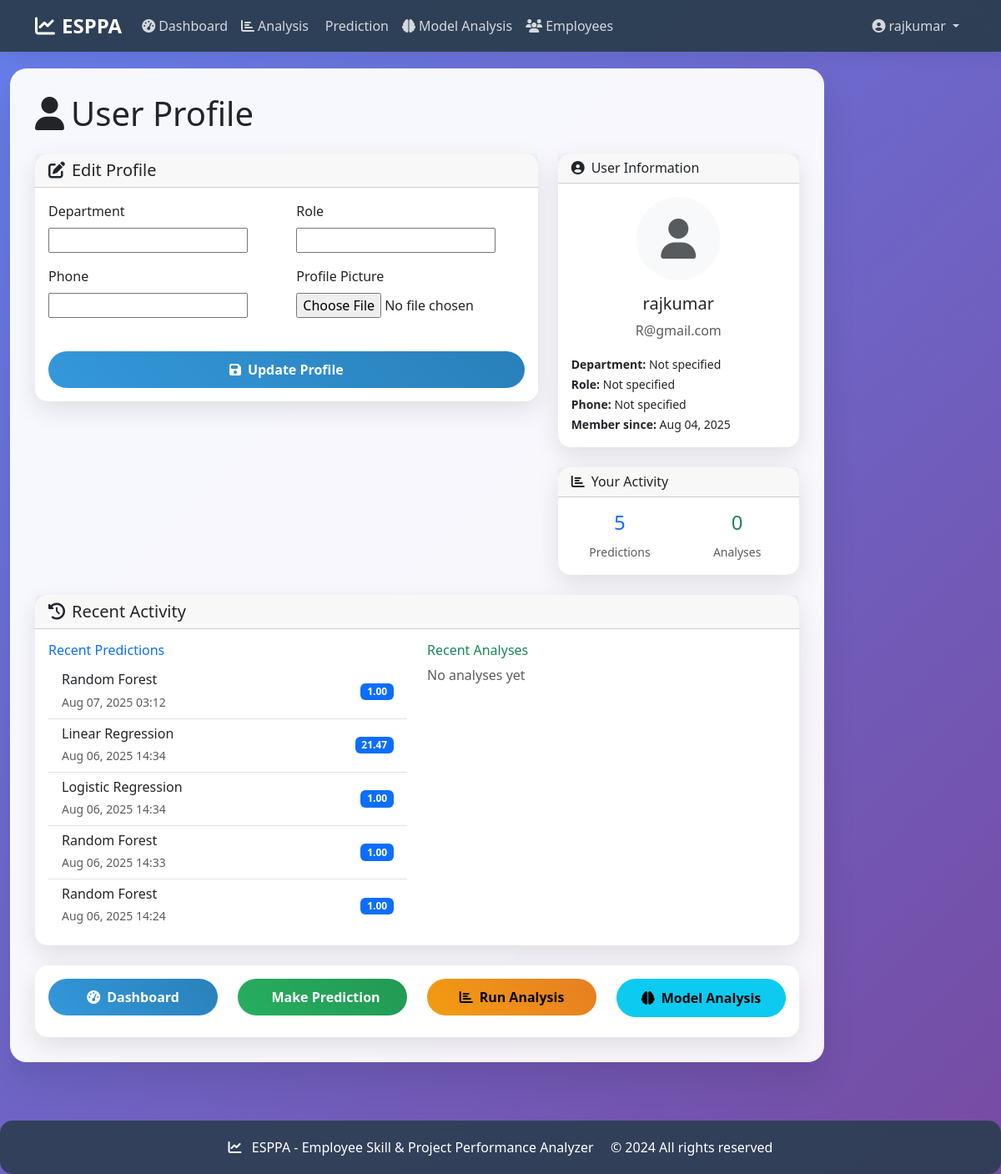
Page /profile/ (signed in) on the committed database.
### analyzer/models.py (models this page shows, shortened)
class UserProfile(models.Model):
    user = models.OneToOneField(User, on_delete=models.CASCADE)
    department = models.CharField(max_length=100, blank=True)
    role = models.CharField(max_length=100, blank=True)
    phone = models.CharField(max_length=20, blank=True)
    profile_picture = models.ImageField(upload_to='profile_pics/', null=True, blank=True)
    created_at = models.DateTimeField(auto_now_add=True)
    updated_at = models.DateTimeField(auto_now=True)

class Prediction(models.Model):
    MODEL_TYPES = [
        ('random_forest', 'Random Forest'),
        ('logistic_regression', 'Logistic Regression'),
        ('linear_regression', 'Linear Regression'),
    ]
    model_type = models.CharField(max_length=20, choices=MODEL_TYPES)
    input_data = models.JSONField()
    prediction_result = models.FloatField()
    confidence_score = models.FloatField(null=True, blank=True)
    accuracy = models.FloatField(null=True, blank=True)
    error_rate = models.FloatField(null=True, blank=True)
    created_by = models.ForeignKey(User, on_delete=models.CASCADE)
    created_at = models.DateTimeField(auto_now_add=True)
    class Meta:
        ordering = ['-created_at']

### analyzer/views.py (the view)
# urls.py: path('profile/', views.profile_view, name='profile'),
@login_required
def profile_view(request):
    userprofile, created = UserProfile.objects.get_or_create(user=request.user)
    if request.method == 'POST':
        form = UserProfileForm(request.POST, request.FILES, instance=userprofile)
        if form.is_valid():
            form.save()
            messages.success(request, 'Profile updated successfully!')
            return redirect('profile')
    else:
        form = UserProfileForm(instance=userprofile)
    recent_predictions = Prediction.objects.filter(created_by=request.user).order_by('-created_at')[:10]
    recent_analyses = Analysis.objects.filter(created_by=request.user).order_by('-created_at')[:10]
    context = {
        'form': form,
        'recent_predictions': recent_predictions,
        'recent_analyses': recent_analyses,
    }
    return render(request, 'analyzer/profile.html', context)

### analyzer/forms.py
class UserProfileForm(forms.ModelForm):
    class Meta:
        model = UserProfile
        fields = ['department', 'role', 'phone', 'profile_picture']

### templates/analyzer/profile.html (shortened to what this page needs)
{% extends 'base.html' %}
{% load crispy_forms_tags %}
{% block content %}
<div class="row">
    <div class="col-12">
        <h1 class="mb-4">
            <i class="fas fa-user me-2"></i>User Profile
        </h1>
    </div>
</div>
<div class="row">
    <div class="col-md-8">
        <div class="card">
            <div class="card-header">
                <h5 class="card-title mb-0">
                    <i class="fas fa-edit me-2"></i>Edit Profile
                </h5>
            </div>
            <div class="card-body">
                <form method="post" enctype="multipart/form-data" novalidate>
                    <div class="row">
                        <div class="col-md-6">
                            <div class="mb-3">
                                <label for="{{ form.department.id_for_label }}" class="form-label">Department</label>
                                {{ form.department }}
                            </div>
                        </div>
                        <div class="col-md-6">
                            <div class="mb-3">
                                <label for="{{ form.role.id_for_label }}" class="form-label">Role</label>
                                {{ form.role }}
                            </div>
                        </div>
                    </div>
                    <div class="row">
                        <div class="col-md-6">
                            <div class="mb-3">
                                <label for="{{ form.phone.id_for_label }}" class="form-label">Phone</label>
                                {{ form.phone }}
                            </div>
                        </div>
                        <div class="col-md-6">
                            <div class="mb-3">
                                <label for="{{ form.profile_picture.id_for_label }}" class="form-label">Profile Picture</label>
                                {{ form.profile_picture }}
                            </div>
                        </div>
                    </div>
                    <div class="d-grid gap-2 mt-4">
                        <button type="submit" class="btn btn-primary">
                            <i class="fas fa-save me-2"></i>Update Profile
                        </button>
                    </div>
                </form>
            </div>
        </div>
    </div>
    <div class="col-md-4">
        <div class="card mb-4">
            <div class="card-header">
                <h6 class="card-title mb-0">
                    <i class="fas fa-user-circle me-2"></i>User Information
                </h6>
            </div>
            <div class="card-body text-center">
                {% if user.userprofile.profile_picture %}
                    <img src="{{ user.userprofile.profile_picture.url }}"
                         alt="Profile Picture"
                         class="rounded-circle mb-3"
                         style="width: 100px; height: 100px; object-fit: cover;">
                {% else %}
                    <div class="bg-light rounded-circle d-inline-flex align-items-center justify-content-center mb-3"
                         style="width: 100px; height: 100px;">
                        <i class="fas fa-user fa-3x text-muted"></i>
                    </div>
                {% endif %}
                <h5>{{ user.get_full_name|default:user.username }}</h5>
                <p class="text-muted">{{ user.email }}</p>
                <div class="row text-start">
                    <div class="col-12">
                        <small><strong>Department:</strong> {{ user.userprofile.department|default:"Not specified" }}</small><br>
                        <small><strong>Role:</strong> {{ user.userprofile.role|default:"Not specified" }}</small><br>
                        <small><strong>Phone:</strong> {{ user.userprofile.phone|default:"Not specified" }}</small><br>
                        <small><strong>Member since:</strong> {{ user.date_joined|date:"M d, Y" }}</small>
                    </div>
                </div>
            </div>
        </div>
        <div class="card">
            <div class="card-header">
                <h6 class="card-title mb-0">
                    <i class="fas fa-chart-bar me-2"></i>Your Activity
                </h6>
            </div>
            <div class="card-body">
                <div class="row text-center">
                    <div class="col-6">
                        <div class="h4 text-primary">{{ user.prediction_set.count }}</div>
                        <small class="text-muted">Predictions</small>
                    </div>
                    <div class="col-6">
                        <div class="h4 text-success">{{ user.analysis_set.count }}</div>
                        <small class="text-muted">Analyses</small>
                    </div>
                </div>
            </div>
        </div>
    </div>
</div>
<div class="row mt-4">
    <div class="col-12">
        <div class="card">
            <div class="card-header">
                <h5 class="card-title mb-0">
                    <i class="fas fa-history me-2"></i>Recent Activity
                </h5>
            </div>
            <div class="card-body">
                <div class="row">
                    <div class="col-md-6">
                        <h6 class="text-primary">Recent Predictions</h6>
                        {% if user.prediction_set.all %}
                            <div class="list-group list-group-flush">
                                {% for prediction in user.prediction_set.all|slice:":5" %}
                                <div class="list-group-item">
                                    <div class="d-flex justify-content-between align-items-center">
                                        <div>
                                            <h6 class="mb-1">{{ prediction.get_model_type_display }}</h6>
                                            <small class="text-muted">{{ prediction.created_at|date:"M d, Y H:i" }}</small>
                                        </div>
                                        <span class="badge bg-primary">{{ prediction.prediction_result|floatformat:2 }}</span>
                                    </div>
                                </div>
                                {% endfor %}
                            </div>
                        {% else %}
                            <p class="text-muted">No predictions yet</p>
                        {% endif %}
                    </div>
                    <div class="col-md-6">
                        <h6 class="text-success">Recent Analyses</h6>
                        {% if user.analysis_set.all %}
                            <div class="list-group list-group-flush">
                                {% for analysis in user.analysis_set.all|slice:":5" %}
                                <div class="list-group-item">
                                    <div class="d-flex justify-content-between align-items-center">
                                        <div>
                                            <h6 class="mb-1">{{ analysis.get_analysis_type_display }}</h6>
                                            <small class="text-muted">{{ analysis.created_at|date:"M d, Y H:i" }}</small>
                                        </div>
                                        <span class="badge bg-success">{{ analysis.chart_type|title }}</span>
                                    </div>
                                </div>
                                {% endfor %}
                            </div>
                        {% else %}
                            <p class="text-muted">No analyses yet</p>
                        {% endif %}
                    </div>
                </div>
            </div>
        </div>
    </div>
</div>
<div class="row mt-4">
    <div class="col-12">
        <div class="card">
            <div class="card-body">
                <div class="row">
                    <div class="col-md-3 mb-2">
                        <a href="{% url 'dashboard' %}" class="btn btn-primary w-100">
                            <i class="fas fa-tachometer-alt me-2"></i>Dashboard
                        </a>
                    </div>
                    <div class="col-md-3 mb-2">
                        <a href="{% url 'prediction' %}" class="btn btn-success w-100">
                            Make Prediction
                        </a>
                    </div>
                    <div class="col-md-3 mb-2">
                        <a href="{% url 'analysis' %}" class="btn btn-warning w-100">
                            <i class="fas fa-chart-bar me-2"></i>Run Analysis
                        </a>
                    </div>
                    <div class="col-md-3 mb-2">
                        <a href="{% url 'model_analysis' %}" class="btn btn-info w-100">
                            <i class="fas fa-brain me-2"></i>Model Analysis
                        </a>
                    </div>
                </div>
            </div>
        </div>
    </div>
</div>
{% endblock %}

### templates/base.html (shortened to what this page needs)
<!DOCTYPE html>
<html lang="en">
<head>
    <link href="https://cdn.jsdelivr.net/npm/bootstrap@5.3.0/dist/css/bootstrap.min.css" rel="stylesheet">
    <link rel="stylesheet" href="https://cdnjs.cloudflare.com/ajax/libs/font-awesome/6.4.0/css/all.min.css">
</head>
<body>
    <nav class="navbar navbar-expand-lg navbar-dark">
        <div class="container">
            <a class="navbar-brand" href="{% url 'dashboard' %}">
                <i class="fas fa-chart-line me-2"></i>ESPPA
            </a>
            <div class="collapse navbar-collapse" id="navbarNav">
                <ul class="navbar-nav me-auto">
                    <li class="nav-item">
                        <a class="nav-link" href="{% url 'dashboard' %}">
                            <i class="fas fa-tachometer-alt me-1"></i>Dashboard
                        </a>
                    </li>
                    <li class="nav-item">
                        <a class="nav-link" href="{% url 'analysis' %}">
                            <i class="fas fa-chart-bar me-1"></i>Analysis
                        </a>
                    </li>
                    <li class="nav-item">
                        <a class="nav-link" href="{% url 'prediction' %}">
                            Prediction
                        </a>
                    </li>
                    <li class="nav-item">
                        <a class="nav-link" href="{% url 'model_analysis' %}">
                            <i class="fas fa-brain me-1"></i>Model Analysis
                        </a>
                    </li>
                    <li class="nav-item">
                        <a class="nav-link" href="{% url 'employee_list' %}">
                            <i class="fas fa-users me-1"></i>Employees
                        </a>
                    </li>
                </ul>
                <ul class="navbar-nav">
                    {% if user.is_authenticated %}
                        <li class="nav-item dropdown">
                            <a class="nav-link dropdown-toggle" href="#" id="navbarDropdown" role="button" data-bs-toggle="dropdown">
                                <i class="fas fa-user-circle me-1"></i>{{ user.username }}
                            </a>
                        </li>
                    {% endif %}
                </ul>
            </div>
        </div>
    </nav>
    <div class="container-fluid">
        <div class="row">
            <div class="col-md-{% if user.is_authenticated %}9 col-lg-10{% else %}12{% endif %}">
                <div class="main-content mx-auto">
                    {% block content %}
                    {% endblock %}
                </div>
            </div>
        </div>
    </div>
    <footer class="footer">
        <div class="container">
            <p class="mb-0">
                <i class="fas fa-chart-line me-2"></i>
                ESPPA - Employee Skill & Project Performance Analyzer
                <span class="ms-3">© 2024 All rights reserved</span>
            </p>
        </div>
    </footer>
</body>
</html>

### templates/base.html (style rules this page uses)
:root { --primary-color: #2c3e50; --secondary-color: #3498db; --accent-color: #e74c3c; --success-color: #27ae60; --warning-color: #f39c12; --light-bg: #ecf0f1; --dark-bg: #2c3e50; }
body { font-family: 'Segoe UI', Tahoma, Geneva, Verdana, sans-serif; background: linear-gradient(135deg, #667eea 0%, #764ba2 100%); min-height: 100vh; }
.navbar { background: rgba(44, 62, 80, 0.95) !important; backdrop-filter: blur(10px); box-shadow: 0 2px 20px rgba(0,0,0,0.1); }
.navbar-brand { font-weight: bold; font-size: 1.5rem; color: #fff !important; }
.nav-link { color: rgba(255,255,255,0.8) !important; transition: all 0.3s ease; }
.main-content { background: rgba(255,255,255,0.95); border-radius: 20px; box-shadow: 0 20px 40px rgba(0,0,0,0.1); margin: 20px auto; padding: 30px; backdrop-filter: blur(10px); max-width: 1400px; width: 100%; min-height: calc(100vh - 200px); }
.navbar { background: rgba(44, 62, 80, 0.95) !important; backdrop-filter: blur(10px); box-shadow: 0 2px 20px rgba(0,0,0,0.1); position: sticky; top: 0; z-index: 1000; }
.footer { background: rgba(44, 62, 80, 0.95); color: white; padding: 20px 0; margin-top: auto; backdrop-filter: blur(10px); }
body { font-family: 'Segoe UI', Tahoma, Geneva, Verdana, sans-serif; background: linear-gradient(135deg, #667eea 0%, #764ba2 100%); min-height: 100vh; display: flex; flex-direction: column; }
.container-fluid { flex: 1; display: flex; flex-direction: column; }
.card { border: none; border-radius: 15px; box-shadow: 0 10px 30px rgba(0,0,0,0.1); transition: transform 0.3s ease, box-shadow 0.3s ease; }
.btn { border-radius: 25px; padding: 10px 25px; font-weight: 600; transition: all 0.3s ease; }
.btn-primary { background: linear-gradient(45deg, #3498db, #2980b9); border: none; }
.btn-success { background: linear-gradient(45deg, #27ae60, #229954); border: none; }
.btn-warning { background: linear-gradient(45deg, #f39c12, #e67e22); border: none; }
.footer { background: rgba(44, 62, 80, 0.9); color: white; text-align: center; padding: 20px; margin-top: 50px; border-radius: 15px; }

### rows in the picture
Prediction: model_type "Random Forest", created_at "Aug 07, 2025 03:12", prediction_result "1.00"
Prediction: model_type "Linear Regression", created_at "Aug 06, 2025 14:34", prediction_result "21.47"
Prediction: model_type "Logistic Regression", created_at "Aug 06, 2025 14:34", prediction_result "1.00"
Prediction: model_type "Random Forest", created_at "Aug 06, 2025 14:33", prediction_result "1.00"
Prediction: model_type "Random Forest", created_at "Aug 06, 2025 14:24", prediction_result "1.00"

### other values in the picture
{{ user.username }} "rajkumar"
{{ user.get_full_name|default:user.username }} "rajkumar"
{{ user.email }} "R@gmail.com"
{{ user.userprofile.department|default:"Not specified" }} "Not specified"
{{ user.userprofile.role|default:"Not specified" }} "Not specified"
{{ user.userprofile.phone|default:"Not specified" }} "Not specified"
{{ user.date_joined|date:"M d, Y" }} "Aug 04, 2025"
{{ user.prediction_set.count }} "5"
{{ user.analysis_set.count }} "0"
